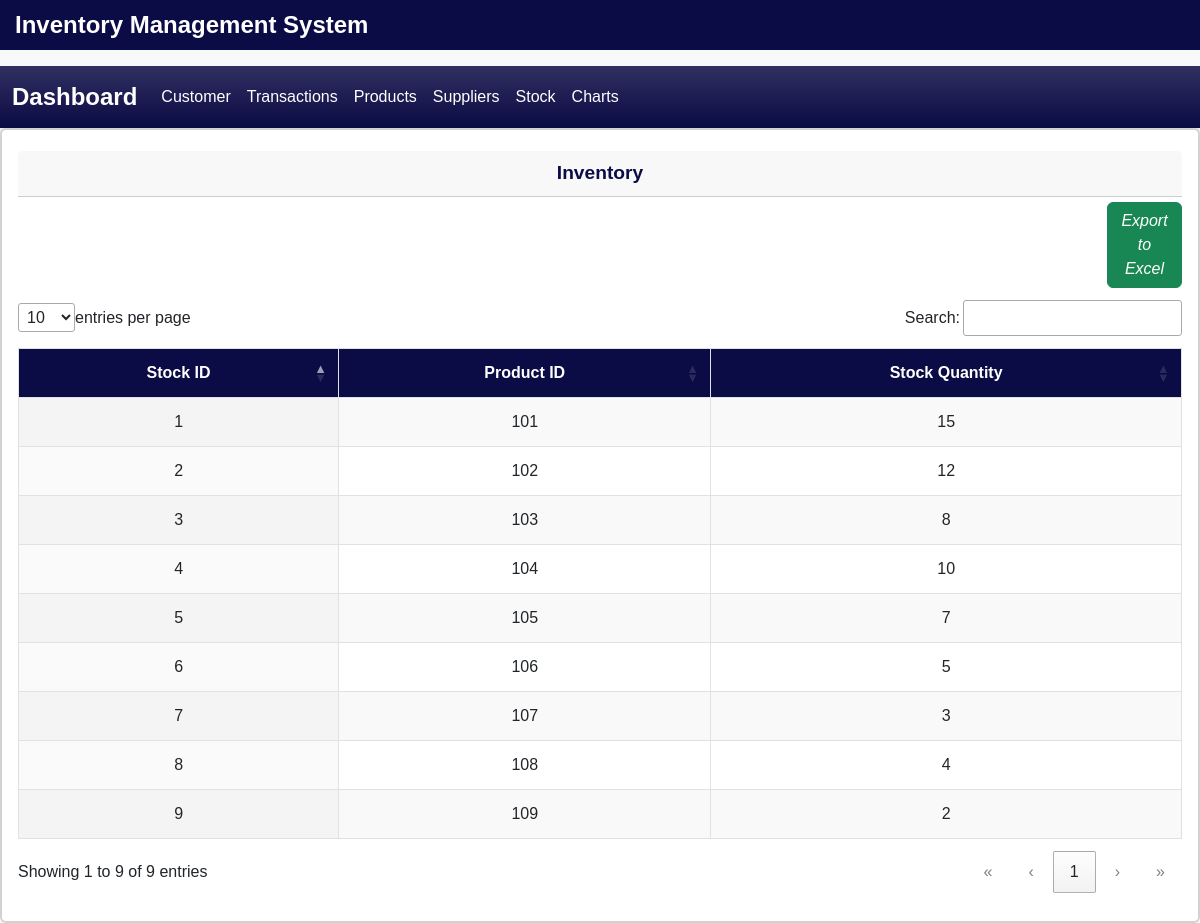
The page /stock.php on the database its author committed.
### tables this page shows
CREATE TABLE `stock_table` (
  `product_id` int PRIMARY KEY AUTO_INCREMENT,
  `stock_quantity` int
);

### stock.php (the view, shortened to what this page needs)
<?php
include "header.php";
include "navbar.php";
$host = 'localhost';
$username =  'root';
$password = '';
$database = 'new-ims';
$conn = '';
try{
  $conn = new mysqli($host, $username, $password, $database);
}catch(mysqli_sql_exception){
  echo"Could not connect to the database";
}
?>
<div class="card border-2">
  <div class="card-body">
    <div class="card-header">Inventory</div>
        <div class="row">
      <div class="col-1"></div>
      <div class="col-1"></div>
      <div class="col-1"></div>
      <div class="col-1"></div>
      <div class="col-1"></div>
      <div class="col-1"></div>
      <div class="col-1"></div>
      <div class="col-1"></div>
      <div class="col-1"></div>
      <div class="col-1"></div>
      <div class="col-1"></div>
      <div class="col-1">
                <a href = "functions/excelStock.php" class = "btn btn-success"><i class = "dwn">Export to Excel</i></a>
      </div>
<table id="myTable" class="display">
        <thead>
            <tr>
                <th>Stock ID</th>
                <th>Product ID</th>
                <th>Stock Quantity</th>
            </tr>
        </thead>
        <tbody>
<?php
    $query = "SELECT product_id, stock_quantity, stock_id FROM stock_table";
    $result = $conn->query($query);
    if($result->num_rows > 0 ){
      while($row = $result->fetch_assoc()){
        echo "<tr>";
        echo "<td>" .  htmlspecialchars($row['stock_id']). "</td>";
        echo "<td>" .  htmlspecialchars($row['product_id']). "</td>";
        echo "<td>" .  htmlspecialchars($row['stock_quantity']). "</td>";
      }
    }else {
      echo "<tr> <td colspan = '6'>No data found </td> </tr>";
    }
?>
        </tbody>
    </table>
  </div>
</div>
<?php include "footer.php"; ?>

### rows shown on the page
stock_table: stock_id "1", product "101", stock_quantity "15"
stock_table: stock_id "2", product "102", stock_quantity "12"
stock_table: stock_id "3", product "103", stock_quantity "8"
stock_table: stock_id "4", product "104", stock_quantity "10"
stock_table: stock_id "5", product "105", stock_quantity "7"
stock_table: stock_id "6", product "106", stock_quantity "5"
stock_table: stock_id "7", product "107", stock_quantity "3"
stock_table: stock_id "8", product "108", stock_quantity "4"
stock_table: stock_id "9", product "109", stock_quantity "2"
